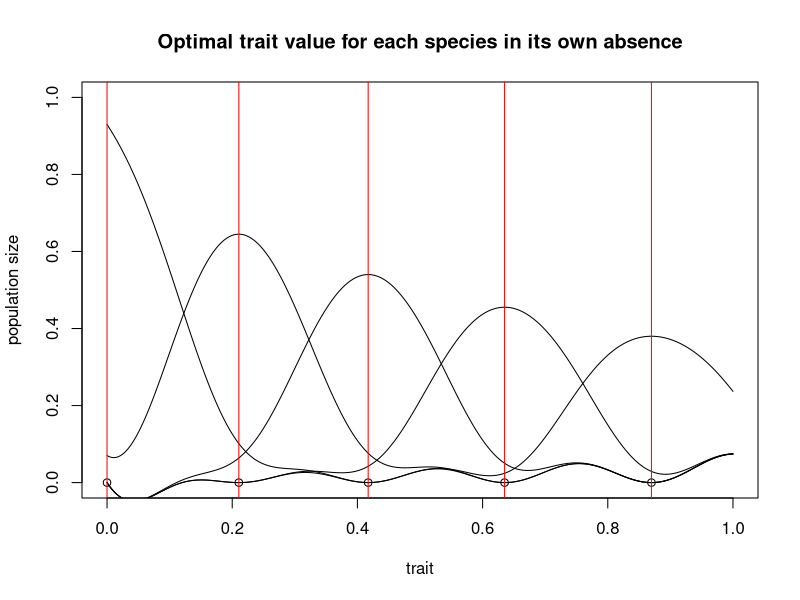

The R source for this figure:
#####################################################
## Iterative numerical solution of differential equations in one dimension
## These don't find how closely speacies can possibly pack; instead where
## success species invasions would result if they automatically evolved to
## trait optimum

n.breadth<-0.05
lower.b<-0
upper.b<-1

LV.eq<-function(trait.val,pt.df,n.breadth){
  niche.diffs<-exp(-(trait.val-pt.df$trait)^2/(n.breadth^2*2))
  ## this is the equilibrial LV population density
  pop<- -1*(trait.val-sum(niche.diffs*pt.df$pop))
  return(pop)
}

pt.df<-data.frame(trait=1,pop=1)
for(j in 1:15){
  opt<-optim(0.01,LV.eq,pt.df=pt.df,n.breadth=n.breadth,method="L-BFGS-B",lower=lower.b,upper=upper.b)
  pt.df[j+1,]<-c(opt$par,-1*opt$value)
  for(i in 1:50){
    for(i in 1:nrow(pt.df)){
      opt<-optim(pt.df$trait[i],LV.eq,pt.df=pt.df[-i,],n.breadth=n.breadth,method="L-BFGS-B",lower=lower.b,upper=upper.b)
      pt.df[i,]<-c(opt$par,-1*opt$value)
    }
  }
}

## using exponential decay fitness function

n.breadth<-0.1
lower.b<-0
upper.b<-Inf

LV.eq<-function(trait.val,pt.df,n.breadth){
  niche.diffs<-exp(-(trait.val-pt.df$trait)^2/(n.breadth^2*2))
  ## this is the equilibrial LV population density
  pop<- -1*(exp(-trait.val)-sum(niche.diffs*pt.df$pop))
  return(pop)
}

pt.df<-data.frame(trait=0,pop=1)
for(j in 1:5){
  opt<-optim(3,LV.eq,pt.df=pt.df,n.breadth=n.breadth,method="L-BFGS-B",lower=lower.b,upper=upper.b)
  pt.df[j+1,]<-c(opt$par,-1*opt$value)
  for(i in 1:50){
    for(i in 1:nrow(pt.df)){
      opt<-optim(pt.df$trait[i],LV.eq,pt.df=pt.df[-i,],n.breadth=n.breadth,method="L-BFGS-B",lower=lower.b,upper=upper.b)
      pt.df[i,]<-c(opt$par,-1*opt$value)
    }
  }
}

## alternately use this, together with min and which.min
## fit<-sapply(seq(0,1,0.001),function(x) LV.eq(x,pt.df,n.breadth=0.05))
## similarly, this can be used to make "fitness landscapes" for each sp given the traits of the rest
## subbing any sp for "1"
## fit<-sapply(seq(0,1,0.001),function(x) -1*LV.eq(x,pt.df[-1,],n.breadth))

n.points<-5
plot(pt.df[1:n.points,1],rep(0,n.points),ylim=c(0,1),xlim=c(0,1),main="Optimal trait value for each species in its own absence",xlab="trait",ylab="population size")
for(i in 1:n.points){points(seq(0,1,0.001),fit<-sapply(seq(0,1,0.001),function(x) -1*LV.eq(x,pt.df[-i,],n.breadth)),type="l")}
for(i in 1:n.points){abline(v=pt.df[i,1],col="red")}